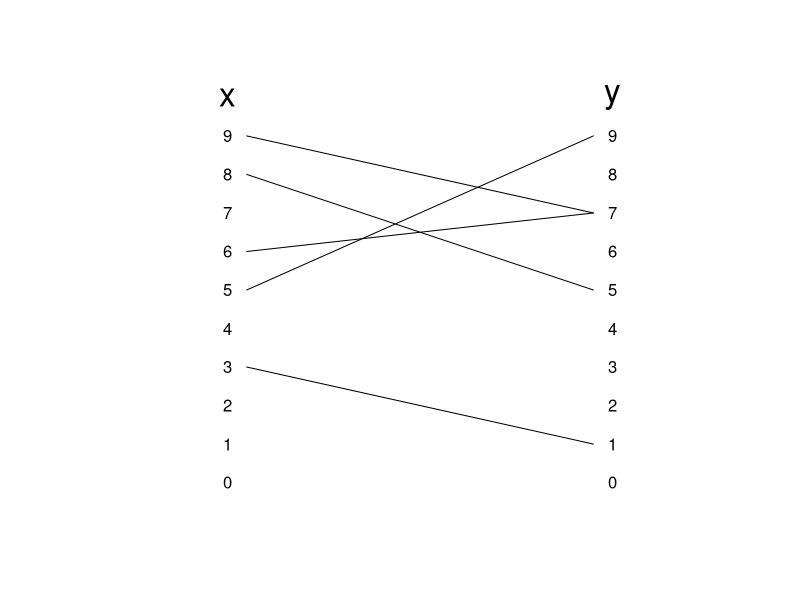
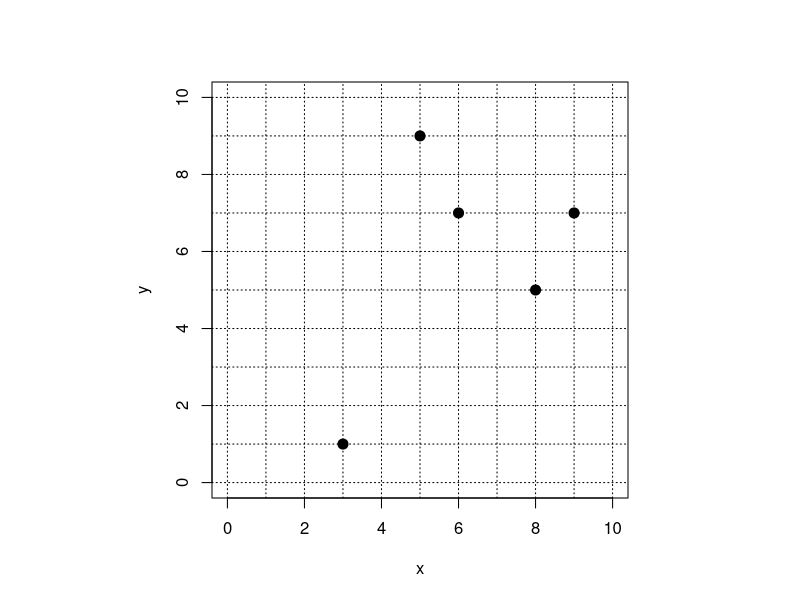
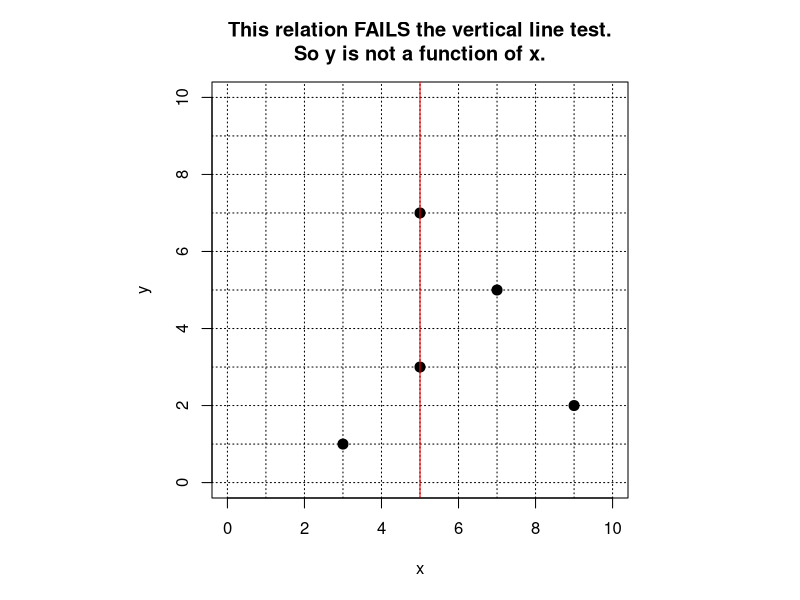

The R source for these figures, in order:
## ---- chunk 1
shouldAafoB = F
shouldBafoA = T

n = 5
A = c(3,5,6,8,9)
B = c(1,9,7,5,7)
mystr = paste("(",A,", ",B,")",collapse="~~")

par(pty="s")
plot(0,0,type="n",axes = F,asp=1,xlim=c(0,10),ylim=c(0,10),ann=FALSE)
for(i in 0:9){
  text(0,i,i)
  text(10,i,i)
}
text(0,10,"x",cex=2)
text(10,10,"y",cex=2)
for(i in 1:n){
  lines(c(0.5,9.5),c(A[i],B[i]))
}
## ---- chunk 2
par(pty="s")
plot(A,B,xlim=c(0,10),ylim=c(0,10),xlab="x",ylab="y",asp=1,pch=20,cex=2)
for(i in 0:10){
  abline(h=i,lty=3)
  abline(v=i,lty=3)
}
## ---- chunk 3

A = c(3,5,5,7,9)
B = c(1,3,7,5,2)

par(pty="s")
plot(A,B,xlim=c(0,10),ylim=c(0,10),xlab="x",ylab="y",asp=1,pch=20,cex=2,main="This relation FAILS the vertical line test.\nSo y is not a function of x.")
for(i in 0:10){
  abline(h=i,lty=3)
  abline(v=i,lty=3)
}
abline(v=5,col="red")
